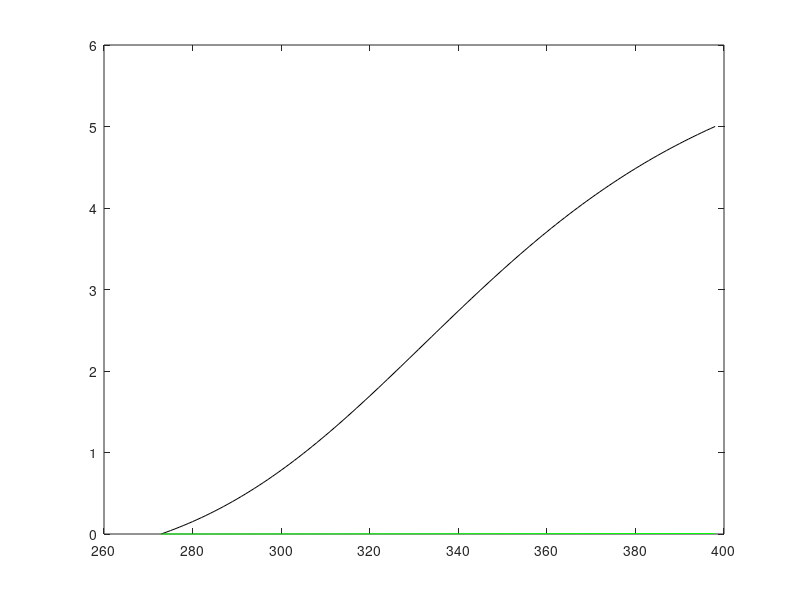

MATLAB code to generate this figure:
R0=1882.5;
Beta=3557.2;
Vs=-6.776;    %value of source voltage
e=2.718;
r=0.0667;     %ratio of R3 to R2
R4=200;       %value of R4
T= linspace(273,398,126);      %setting the range of the equation

Rntc= R0*e.^(Beta*(1./T - 1/283));     %calcuating the value of the variable NTC resistor

Eth=Vs.*(1./(1+R4./Rntc)-(1/(1+r)));   %calculating the value of thevenin voltage across the gap

Rth=(R4*Rntc)/(R4+Rntc)+625.3;         %calculating the value of thevenin resistance across the gap

Ith=Eth/Rth;                           %calculating the value of thevenin current across the gap

plot(T,Eth,'k');         %plotting the voltage thevenin against the input temperature range in black line
hold on;
plot(T,Ith,'g');         %plotting the current thevenin against the input temperature range in green line. value looks constant zero because of the very small current reading across gap compared to the voltage reading